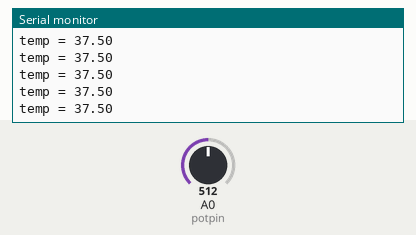
The sketch below on a simulated Arduino Uno, built with avr-gcc and run on an emulated ATmega328P. Shown: the last lines printed to the serial monitor. Inputs (shaded band) come from the test bench; at power-on: A0 (potpin) = 512.

Above: at 1.2 s.
1.3 s: A0 (potpin) set to 716
At 1.31 s:
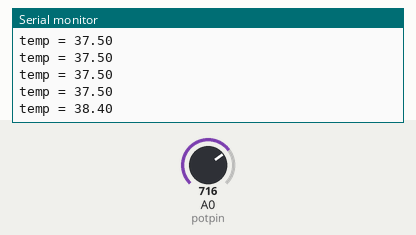
2.8 s: A0 (potpin) set to 900
At 2.83 s:
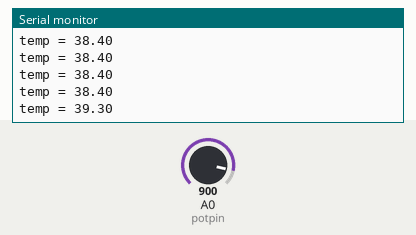
Timing chart, 0 to 5.8 s (numbered marks = the images above; inputs shaded):
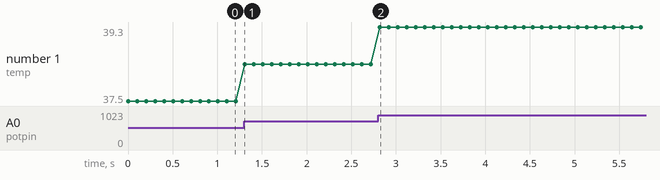

The sketch:

testA0.ino
```cpp
int potpin = A0;
float temp;
void setup() {
  Serial.begin(115200);
}

void loop() {
  // >37.80 มีไข้
  temp = analogRead(potpin);         // อ่านค่า Analog ขาA0 เก็บไว้ในตัวแปร temp
  temp = map(temp, 0, 1023, 350, 400);  // แปลงค่า ระหว่าง 0-1023 เป็น 0-180
  Serial.print("temp = ");           // พิมพ์ข้อมความส่งเข้าคอมพิวเตอร์ "temp = "
  Serial.println(temp / 10);            // พิมพ์ค่าของตัวแปร temp
  delay(100);                        // Delay 15mS
}
```

Measured:
- after the input at 1.3 s, the serial monitor: prints a new line at once (image 1)
- after the input at 2.8 s, the serial monitor: prints a new line at once (image 2)
- plotted number 1: 37.5 → 38.4 after the input at 1.3 s, 38.4 → 39.3 after the input at 2.8 s
